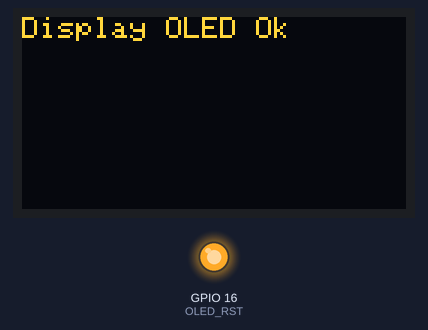
Simulated run of this sketch. Board: ESP32. On the bench: 128×64 one-colour display, output pins drawn as LEDs (lit = HIGH). The OLED is the two-colour kind (top 16 rows yellow); what the sketch prints to the serial monitor is not drawn.

Above: at 0.1 s.
At 2.2 s:
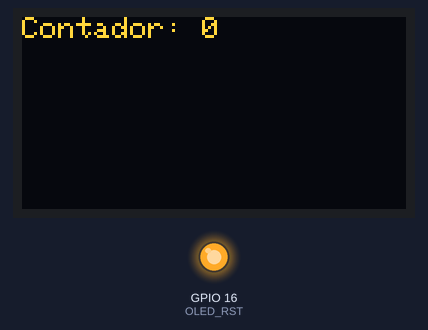
At 9.3 s:
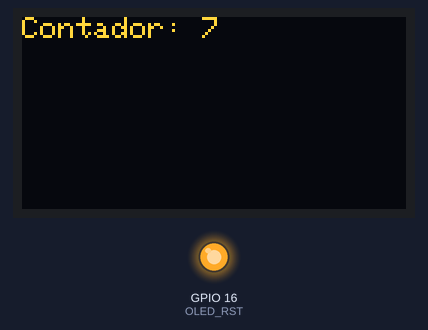
At 19.6 s:
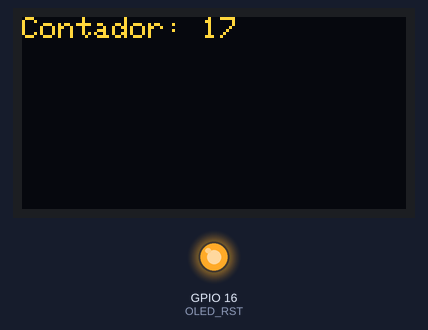
At 28.8 s:
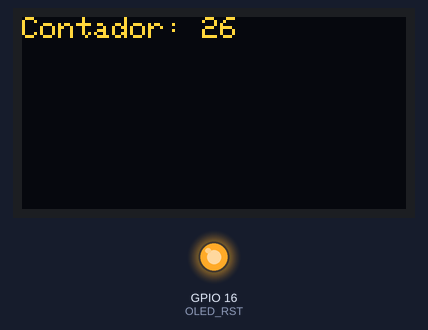
At 38.0 s:
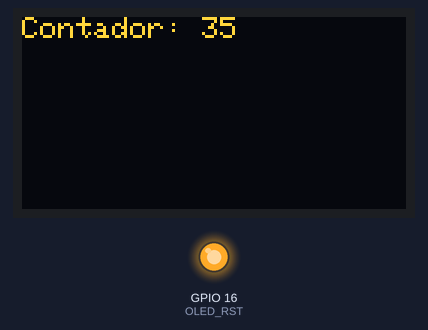

The sketch:

OlaMundo.ino
```cpp
/* Bibliotecas para o Display OLED*/
#include <Wire.h>
#include <Adafruit_GFX.h>
#include <Adafruit_SSD1306.h>

/* Pinagem para o Display Oled */
#define OLED_SDA 4
#define OLED_SCL 15
#define OLED_RST 16
#define SCREEN_WIDTH 128
#define SCREEN_HEIGHT 64

Adafruit_SSD1306 display(SCREEN_WIDTH, SCREEN_HEIGHT, &Wire, OLED_RST); /* Definicões do Display OLED */

void setup()
{
  /* Monitor Serial */
  Serial.begin(115200);

  /* Preparando a inicialização do display OLED */
  pinMode(OLED_RST, OUTPUT);
  digitalWrite(OLED_RST, LOW);
  delay(20);
  digitalWrite(OLED_RST, HIGH);

  /* Inicialização do display OLED */
  Wire.begin(OLED_SDA, OLED_SCL);
  if(!display.begin(SSD1306_SWITCHCAPVCC, 0x3c, false, false)) /* Endereço 0x3C para 128 x 32 */
  {
    Serial.println(F("Falha no Display OLED"));
    for(;;); /* Loop infinito */
  }
  else
  {
    Serial.println("Display OLED Ok");
    display.clearDisplay();
    display.setTextSize(1);
    display.setTextColor(WHITE);
    display.setCursor(0, 0);
    display.print("Display OLED Ok");
    display.display();
    delay(2000);
  }
}

int cont = 0;

void loop()
{
  Serial.println(cont);
  display.clearDisplay();
  display.setCursor(0, 0);
  display.print("Contador: ");
  display.println(cont);
  display.display();
  cont++;
  delay(1000);
}
```

Measured:
- what the display in image 0 shows lasts 2.0 s, from 0.1 s to 2.1 s
- what the display in image 1 shows lasts 1.0 s, from 2.1 s to 3.1 s
